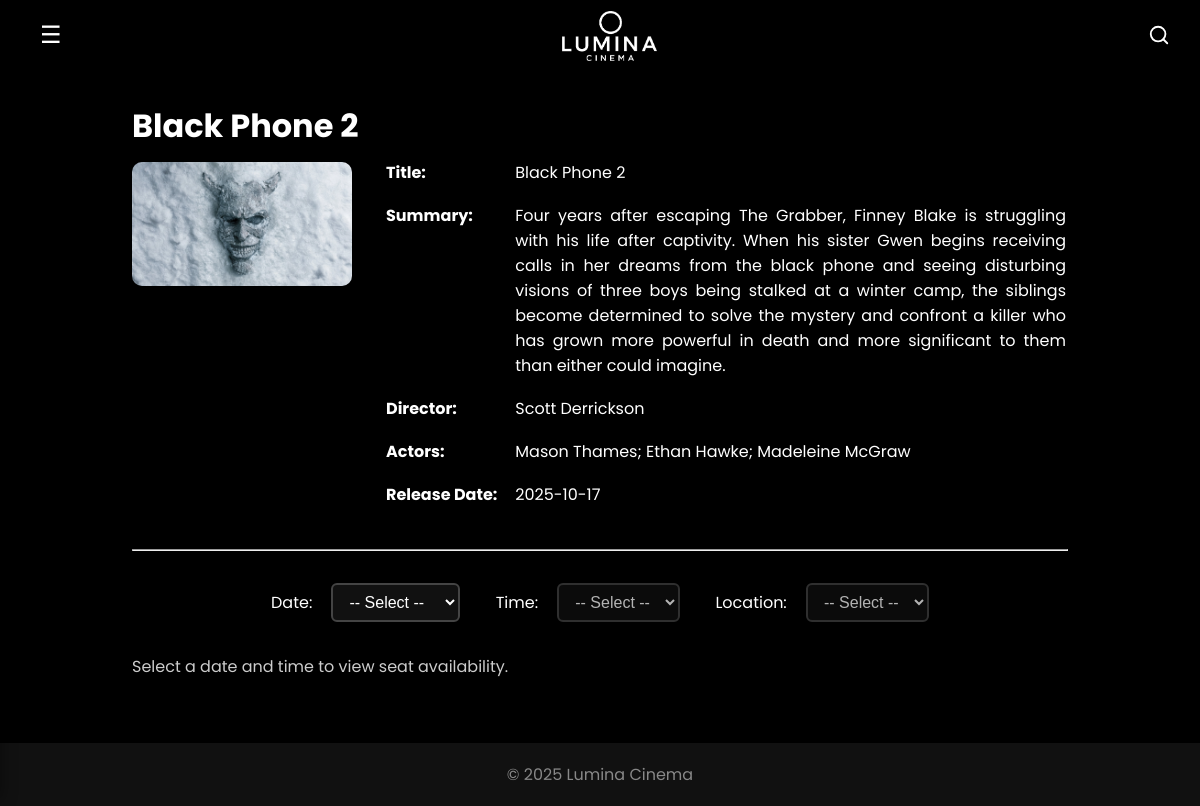
The page /movieDetail.php?id=2 on the database its author committed.
### tables this page shows
CREATE TABLE `movies` (
  `id` int(11) NOT NULL,
  `title` varchar(255) NOT NULL,
  `summary` text DEFAULT NULL,
  `director` varchar(255) DEFAULT NULL,
  `actors` text DEFAULT NULL,
  `release_date` date DEFAULT NULL,
  `trailer_url` varchar(255) DEFAULT NULL,
  `poster` varchar(255) DEFAULT NULL,
  `location_type` tinyint(4) NOT NULL DEFAULT 1,
  `duration` int(11) DEFAULT NULL,
  `created_at` timestamp NOT NULL DEFAULT current_timestamp()
);

### movieDetail.php (the view, shortened to what this page needs)
<?php
include 'db.php';
$movie_id = isset($_GET['id']) ? (int) $_GET['id'] : 0;
$location_id = isset($_GET['location_id']) ? (int) $_GET['location_id'] : 0;
$stmt = $pdo->prepare("SELECT * FROM movies WHERE id = ?");
$stmt->execute([$movie_id]);
$movie = $stmt->fetch(PDO::FETCH_ASSOC);
$layout = $movie['location_type'] ?? 1;
include 'header.php';
$date = $_GET['date'] ?? "";
$time = $_GET['time'] ?? "";
$unavailableSeats = [];
$rows = range('A', 'H');
?>
<div class="movie-page">
  <h1><?= htmlspecialchars($movie['title']); ?></h1>
  <div class="movie-info">
    <img src="<?= htmlspecialchars($movie['poster']); ?>" alt="Poster" style="margin-top: 0.75rem;">
    <table class="movie-info-table">
      <tr>
        <th>Title:</th>
        <td><?= htmlspecialchars($movie['title']); ?></td>
      </tr>
      <tr>
        <th>Summary:</th>
        <td><?= nl2br(htmlspecialchars($movie['summary'])); ?></td>
      </tr>
      <tr>
        <th>Director:</th>
        <td><?= htmlspecialchars($movie['director']); ?></td>
      </tr>
      <tr>
        <th>Actors:</th>
        <td><?= htmlspecialchars($movie['actors']); ?></td>
      </tr>
      <tr>
        <th>Release Date:</th>
        <td><?= htmlspecialchars($movie['release_date']); ?></td>
      </tr>
    </table>
  </div>
  <hr>
  <div class="dateTimeLocation-select">
    <label>Date:</label>
    <select id="screening_date">
      <option value="">-- Select --</option>
    </select>
    <label style="margin-left:1rem;">Time:</label>
    <select id="screening_time">
      <option value="">-- Select --</option>
    </select>
    <label style="margin-left:1rem;">Location:</label>
    <select id="location">
      <option value="">-- Select --</option>
    </select>
  </div>
  <?php if ($date && $time && $location_id): ?>
    <hr>
    <h2 class="choose-seats-title">Select Your Seats</h2>
    <div class="screen-label">SCREEN</div>
    <div class="seat-container">
      <?php foreach ($rows as $r): ?>
        <div class="seat-row">
          <span class="row-label"><?= $r ?></span>
          <?php
          $seats = ($layout == 1) ? range(1, 8) : range(1, 10);
          foreach ($seats as $i):
            $seat_id = $r . $i;
            $class = in_array($seat_id, $unavailableSeats) ? "seat booked" : "seat available";
            echo "<div class='$class' data-seat='$seat_id'></div>";
            if ($layout == 1 && in_array($i, [2, 4, 6]))
              echo "<div class='aisle-gap'></div>";
            if ($layout == 2 && in_array($i, [2, 8]))
              echo "<div class='aisle-gap'></div>";
          endforeach;
          ?>
        </div>
      <?php endforeach; ?>
    </div>
    <div class="seat-legend">
      <div class="legend-item">
        <div class="seat available static"></div><span>Available</span>
      </div>
      <div class="legend-item">
        <div class="seat selected static"></div><span>Selected</span>
      </div>
      <div class="legend-item">
        <div class="seat booked static"></div><span>Booked</span>
      </div>
    </div>
    <div class="selected-summary">
      <p><strong>Selected Seats:</strong> <span id="selectedSeatsText">None</span></p>
      <p><strong>Total Price:</strong> $ <span id="totalPrice">0</span></p>
    </div>
    <div class="confirm-wrap">
      <button id="confirmBooking" class="confirm-btn">Confirm Selection</button>
    </div>
  <?php else: ?>
    <p style="margin-top:2rem; opacity:0.8;">Select a date and time to view seat availability.</p>
  <?php endif; ?>
</div>
<?php include 'footer.php'; ?>

### style.css (style rules this page uses)
:root { --header-h: 70px; --text: #ffffff; --dim: #888; --bg: #000; --bg2: #111; --accent: #ffffff; --card-height: 700px; --grid-cols: 5; }
* { margin: 0; padding: 0; box-sizing: border-box; }
body { background: var(--bg); color: var(--text); font-family: "Poppins", sans-serif; overflow-x: hidden; }
option { background: #111; color: #fff; }
option:checked, option:hover { background: #ff4d4d; color: #fff; }
.movie-page { margin-top: var(--header-h); padding: 2rem; max-width: 1000px; margin-left: auto; margin-right: auto; background: #000; color: white; position: relative; z-index: 10; }
.movie-page * { position: relative; z-index: 10; }
.movie-page { margin-top: var(--header-h); padding: 2rem; max-width: 1000px; margin-left: auto; margin-right: auto; color: white; }
.movie-info { display: flex; gap: 2rem; align-items: flex-start; margin-bottom: 2rem; text-align: left; }
.movie-info img { width: 220px; border-radius: 10px; }
.movie-info-table th { vertical-align: top; white-space: nowrap; padding: 0.5rem 1rem 0.5rem 0; }
.movie-info-table td { vertical-align: top; text-align: justify; padding: 0.5rem 0; }
.dateTimeLocation-select { display: flex; justify-content: center; align-items: center; gap: 1.2rem; margin: 2rem auto; color: white; font-size: 1rem; }
.dateTimeLocation-select input, .dateTimeLocation-select select { background: #111; border: 2px solid #444; padding: 8px 12px; border-radius: 6px; color: white; font-size: 1rem; outline: none; transition: border-color 0.25s ease, background 0.25s ease; }

### rows shown on the page
movies: title "Black Phone 2", poster (picture), summary "Four years after escaping The Grabber, Finney Blake is struggling with his life after captivity. When his sister Gwen begins receiving calls in her dreams from the black phone and seeing disturbing visions of three boys being stalked at a winter camp, the siblings become determined to solve the mystery and confront a killer who has grown more powerful in death and more significant to them than either could imagine.", director "Scott Derrickson", actors "Mason Thames; Ethan Hawke; Madeleine McGraw", release_date "2025-10-17"
